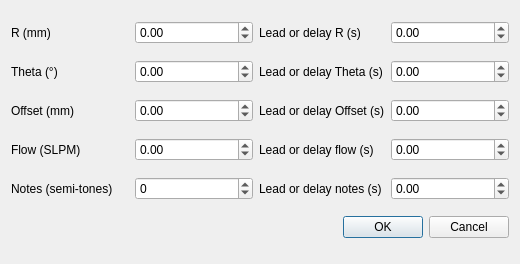
<?xml version="1.0" encoding="UTF-8"?>
<ui version="4.0">
 <class>Dialog</class>
 <widget class="QDialog" name="Dialog">
  <property name="geometry">
   <rect>
    <x>0</x>
    <y>0</y>
    <width>520</width>
    <height>264</height>
   </rect>
  </property>
  <property name="windowTitle">
   <string>Dialog</string>
  </property>
  <layout class="QGridLayout" name="gridLayout">
   <item row="0" column="0">
    <widget class="QLabel" name="label">
     <property name="text">
      <string>R (mm)</string>
     </property>
    </widget>
   </item>
   <item row="4" column="1">
    <widget class="QSpinBox" name="notes_dis">
     <property name="minimum">
      <number>-10</number>
     </property>
     <property name="maximum">
      <number>10</number>
     </property>
    </widget>
   </item>
   <item row="4" column="0">
    <widget class="QLabel" name="label_5">
     <property name="text">
      <string>Notes (semi-tones)</string>
     </property>
    </widget>
   </item>
   <item row="3" column="1">
    <widget class="QDoubleSpinBox" name="flow_dis">
     <property name="minimum">
      <double>-20.000000000000000</double>
     </property>
     <property name="maximum">
      <double>20.000000000000000</double>
     </property>
    </widget>
   </item>
   <item row="1" column="0">
    <widget class="QLabel" name="label_2">
     <property name="text">
      <string>Theta (°)</string>
     </property>
    </widget>
   </item>
   <item row="3" column="0">
    <widget class="QLabel" name="label_4">
     <property name="text">
      <string>Flow (SLPM)</string>
     </property>
    </widget>
   </item>
   <item row="2" column="0">
    <widget class="QLabel" name="label_3">
     <property name="text">
      <string>Offset (mm)</string>
     </property>
    </widget>
   </item>
   <item row="1" column="1">
    <widget class="QDoubleSpinBox" name="theta_dis">
     <property name="minimum">
      <double>-20.000000000000000</double>
     </property>
     <property name="maximum">
      <double>20.000000000000000</double>
     </property>
    </widget>
   </item>
   <item row="0" column="1">
    <widget class="QDoubleSpinBox" name="r_dis">
     <property name="minimum">
      <double>-20.000000000000000</double>
     </property>
     <property name="maximum">
      <double>20.000000000000000</double>
     </property>
    </widget>
   </item>
   <item row="2" column="1">
    <widget class="QDoubleSpinBox" name="offset_dis">
     <property name="minimum">
      <double>-20.000000000000000</double>
     </property>
     <property name="maximum">
      <double>20.000000000000000</double>
     </property>
    </widget>
   </item>
   <item row="0" column="2">
    <widget class="QLabel" name="label_6">
     <property name="text">
      <string>Lead or delay R (s)</string>
     </property>
    </widget>
   </item>
   <item row="0" column="3">
    <widget class="QDoubleSpinBox" name="leadDelayR">
     <property name="minimum">
      <double>-10.000000000000000</double>
     </property>
     <property name="maximum">
      <double>10.000000000000000</double>
     </property>
    </widget>
   </item>
   <item row="5" column="0" colspan="4">
    <widget class="QDialogButtonBox" name="buttonBox">
     <property name="orientation">
      <enum>Qt::Horizontal</enum>
     </property>
     <property name="standardButtons">
      <set>QDialogButtonBox::Cancel|QDialogButtonBox::Ok</set>
     </property>
    </widget>
   </item>
   <item row="1" column="2">
    <widget class="QLabel" name="label_7">
     <property name="text">
      <string>Lead or delay Theta (s)</string>
     </property>
    </widget>
   </item>
   <item row="2" column="2">
    <widget class="QLabel" name="label_8">
     <property name="text">
      <string>Lead or delay Offset (s)</string>
     </property>
    </widget>
   </item>
   <item row="3" column="2">
    <widget class="QLabel" name="label_9">
     <property name="text">
      <string>Lead or delay flow (s)</string>
     </property>
    </widget>
   </item>
   <item row="4" column="2">
    <widget class="QLabel" name="label_10">
     <property name="text">
      <string>Lead or delay notes (s)</string>
     </property>
    </widget>
   </item>
   <item row="1" column="3">
    <widget class="QDoubleSpinBox" name="leadDelayTheta">
     <property name="minimum">
      <double>-10.000000000000000</double>
     </property>
     <property name="maximum">
      <double>10.000000000000000</double>
     </property>
    </widget>
   </item>
   <item row="2" column="3">
    <widget class="QDoubleSpinBox" name="leadDelayOffset">
     <property name="minimum">
      <double>-10.000000000000000</double>
     </property>
     <property name="maximum">
      <double>10.000000000000000</double>
     </property>
    </widget>
   </item>
   <item row="3" column="3">
    <widget class="QDoubleSpinBox" name="leadDelayFlow">
     <property name="minimum">
      <double>-10.000000000000000</double>
     </property>
     <property name="maximum">
      <double>10.000000000000000</double>
     </property>
    </widget>
   </item>
   <item row="4" column="3">
    <widget class="QDoubleSpinBox" name="leadDelayNotes">
     <property name="minimum">
      <double>-10.000000000000000</double>
     </property>
     <property name="maximum">
      <double>10.000000000000000</double>
     </property>
    </widget>
   </item>
  </layout>
 </widget>
 <resources/>
 <connections>
  <connection>
   <sender>buttonBox</sender>
   <signal>accepted()</signal>
   <receiver>Dialog</receiver>
   <slot>accept()</slot>
   <hints>
    <hint type="sourcelabel">
     <x>248</x>
     <y>254</y>
    </hint>
    <hint type="destinationlabel">
     <x>157</x>
     <y>274</y>
    </hint>
   </hints>
  </connection>
  <connection>
   <sender>buttonBox</sender>
   <signal>rejected()</signal>
   <receiver>Dialog</receiver>
   <slot>reject()</slot>
   <hints>
    <hint type="sourcelabel">
     <x>316</x>
     <y>260</y>
    </hint>
    <hint type="destinationlabel">
     <x>286</x>
     <y>274</y>
    </hint>
   </hints>
  </connection>
 </connections>
</ui>
